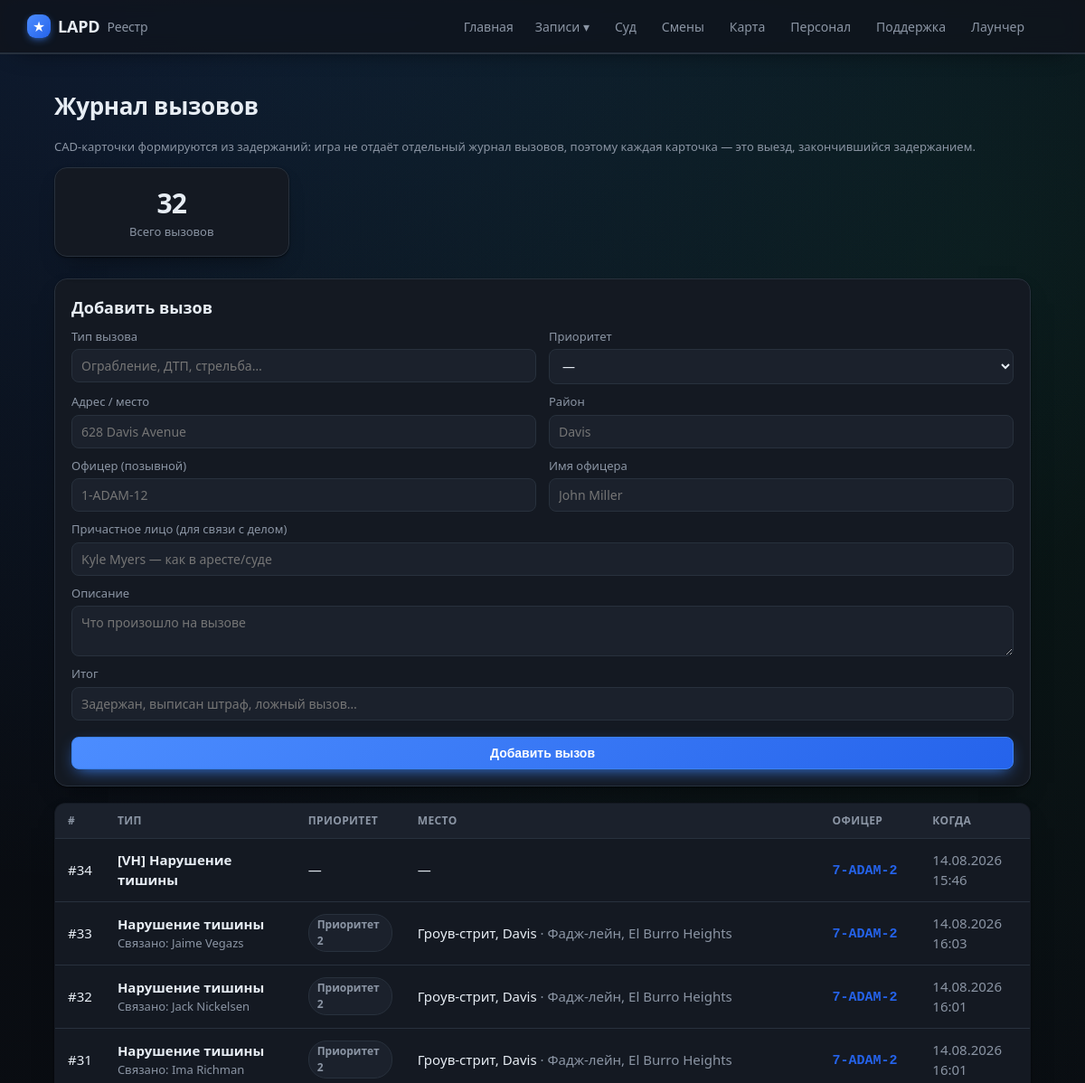
Page /callouts (upper part) on the earlier database version.
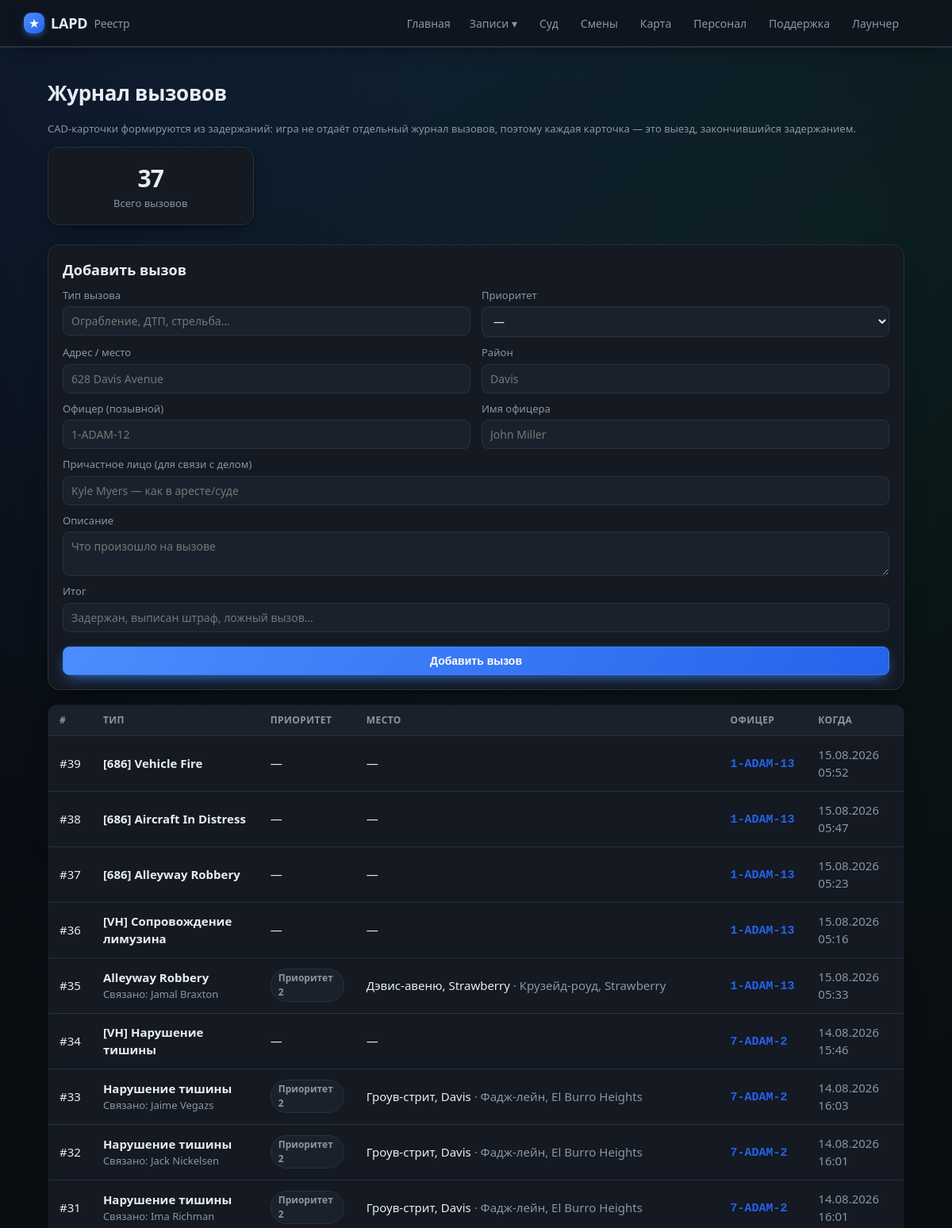
Same page on the later database version.
### tables this page shows
CREATE TABLE callouts (
                id INTEGER PRIMARY KEY AUTOINCREMENT,
                external_id TEXT UNIQUE,
                officer_id INTEGER,
                callout_type TEXT,
                priority TEXT,
                location TEXT,
                zone TEXT,
                description TEXT,
                outcome TEXT,
                occurred_at TEXT
            , suspect_name TEXT, pos_x REAL, pos_y REAL);

CREATE TABLE officers (
                id INTEGER PRIMARY KEY AUTOINCREMENT,
                callsign TEXT UNIQUE NOT NULL,
                name TEXT
            , current_status TEXT, status_since TEXT, rank TEXT, department TEXT, discord TEXT, is_admin INTEGER);

### app/main.py (the view, shortened to what this page needs)
@app.route("/callouts", methods=["GET", "POST"])
def callouts():
    is_static = os.environ.get("STATIC_EXPORT") == "1"
    officers = db.list_officers_with_stats()
    return render_template("callouts.html", callouts=db.list_callouts(300), officers=officers)

### app/db.py (called while the page is built)
def fmt_dt(iso):
    try:
        dt = datetime.datetime.fromisoformat(iso)
        return dt.strftime("%d.%m.%Y %H:%M")
    except Exception:
        return iso or "—"

@contextmanager
def get_conn():
    conn = sqlite3.connect(config.DB_PATH)
    conn.row_factory = sqlite3.Row
    try:
        yield conn
        conn.commit()
    finally:
        conn.close()

def status_info(code):
    return DUTY_STATUS.get(code, {"ru": "Не на службе", "cls": "off"})

def _row_to_callout(r):
    d = dict(r)
    d["priority_ru"] = CALLOUT_PRIORITY_RU.get(r["priority"], r["priority"] or "—")
    d["occurred_fmt"] = fmt_dt(r["occurred_at"]) if r["occurred_at"] else "—"
    ext = r["external_id"] or str(r["id"])
    try:
        num = int("".join(ch for ch in ext if ch.isdigit())[:8] or "0") % 900000 + 100000
    except Exception:
        num = 100000 + (r["id"] or 0)
    d["callout_no"] = f"CAD-{num}"
    return d

def list_callouts(limit=200, officer_id=None, real_only=False):
    q = """SELECT callouts.*, officers.callsign, officers.name AS officer_name
           FROM callouts LEFT JOIN officers ON officers.id = callouts.officer_id"""
    params, where = [], []
    if officer_id:
        where.append("callouts.officer_id=?"); params.append(officer_id)
    if real_only:
        where.append(f"NOT ({MIRROR_CALLOUT})")
    if where:
        q += " WHERE " + " AND ".join(where)
    q += " ORDER BY callouts.id DESC LIMIT ?"; params.append(limit)
    with get_conn() as c:
        return [_row_to_callout(r) for r in c.execute(q, params).fetchall()]

def staff_label(value):
    return STAFF_LABELS.get(value, value)

### app/main.py (called while the page is built)
@app.context_processor
def inject_globals():
    return {"community": config.COMMUNITY_NAME, "STATUS_RU": db.STATUS_RU,
            "staff_label": db.staff_label,
            "static_export": os.environ.get("STATIC_EXPORT") == "1",
            "build_id": time.strftime("%Y%m%d")}

### app/templates/callouts.html (shortened to what this page needs)
{% extends "base.html" %}
{% block content %}
<h1>Журнал вызовов</h1>
<p class="muted small">CAD-карточки формируются из задержаний: игра не отдаёт отдельный журнал вызовов,
  поэтому каждая карточка — это выезд, закончившийся задержанием.</p>
<section class="stats">
  <div class="stat"><div class="num">{{ callouts|length }}</div><div class="lbl">Всего вызовов</div></div>
</section>
{% if not static_export %}
<div class="card" style="margin-bottom:18px">
  <h2 style="margin-top:0">Добавить вызов</h2>
  <form method="post" class="callout-form">
    <div class="cf-row">
      <label>Тип вызова
        <input name="callout_type" list="ctypes" placeholder="Ограбление, ДТП, стрельба…" required></label>
      <label>Приоритет
        <select name="priority">
          <option value="">—</option>
        </select></label>
    </div>
    <div class="cf-row">
      <label>Адрес / место<input name="location" placeholder="628 Davis Avenue"></label>
      <label>Район<input name="zone" placeholder="Davis"></label>
    </div>
    <div class="cf-row">
      <label>Офицер (позывной)
        <input name="callsign" list="offs" placeholder="1-ADAM-12"></label>
      <label>Имя офицера<input name="officer_name" placeholder="John Miller"></label>
    </div>
    <label>Причастное лицо (для связи с делом)
      <input name="suspect_name" placeholder="Kyle Myers — как в аресте/суде"></label>
    <label>Описание<textarea name="description" rows="2" placeholder="Что произошло на вызове"></textarea></label>
    <label>Итог<input name="outcome" placeholder="Задержан, выписан штраф, ложный вызов…"></label>
    <button class="btn primary" type="submit">Добавить вызов</button>
  </form>
</div>
{% endif %}
{% if callouts %}
<table class="tbl">
  <thead><tr><th>#</th><th>Тип</th><th>Приоритет</th><th>Место</th><th>Офицер</th><th>Когда</th></tr></thead>
  <tbody>
  {% for c in callouts %}
    <tr onclick="location='{{ url_for('callout_view', cid=c.id) }}'">
      <td><a class="row-link" href="{{ url_for('callout_view', cid=c.id) }}" onclick="event.stopPropagation()">#{{ c.id }}</a></td>
      <td><b>{{ c.callout_type or '—' }}</b>
        {% if c.suspect_name %}<div class="muted small">Связано: <a href="{{ url_for('file_view', name=c.suspect_name) }}" onclick="event.stopPropagation()">{{ c.suspect_name }}</a></div>{% endif %}</td>
      <td>{% if c.priority %}<span class="tag {{ 'wanted' if c.priority=='1' }}">{{ c.priority_ru }}</span>{% else %}—{% endif %}</td>
      <td>{% if c.location or c.zone %}<a href="{{ url_for('game_map', zone=c.zone or c.location) }}" onclick="event.stopPropagation()">{{ c.location or c.zone }}</a>{% if c.zone and c.location %} <span class="muted">· {{ c.zone }}</span>{% endif %}{% else %}—{% endif %}</td>
      <td>{% if c.callsign %}<a class="cs" href="{{ url_for('officer_view', callsign=c.callsign) }}" onclick="event.stopPropagation()">{{ c.callsign }}</a>{% else %}—{% endif %}</td>
      <td class="muted">{{ c.occurred_fmt }}</td>
    </tr>
  {% endfor %}
  </tbody>
</table>
{% else %}
  <p class="empty">Вызовов пока нет<span class="empty-sub">Появятся после игры.{% if not static_export %} Или добавь первый через форму выше.{% endif %}</span></p>
{% endif %}
{% endblock %}

### app/templates/base.html (shortened to what this page needs)
<!doctype html>
<html lang="ru">
<head>
  <link rel="stylesheet" href="{{ url_for('static', filename='style.css') }}">
</head>
<body>
  <header class="topbar">
    <div class="wrap">
      <a class="brand" href="{{ url_for('index') }}">
        <span class="badge">★</span> {{ community }} <span class="sub">Реестр</span>
      </a>
      <nav>
        <a class="{% if request.endpoint == 'index' %}active{% endif %}" href="{{ url_for('index') }}">Главная</a>
        <div class="nav-drop">
          <span class="nav-drop-t">Записи ▾</span>
        </div>
        <a class="{% if request.endpoint == 'court' %}active{% endif %}" href="{{ url_for('court') }}">Суд</a>
        <a class="{% if request.endpoint == 'shifts' %}active{% endif %}" href="{{ url_for('shifts') }}">Смены</a>
        <a class="{% if request.endpoint == 'game_map' %}active{% endif %}" href="{{ url_for('game_map') }}">Карта</a>
        <a class="{% if request.endpoint == 'staff' %}active{% endif %}" href="{{ url_for('staff') }}">Персонал</a>
        <a class="{% if request.endpoint == 'support' %}active{% endif %}" href="{{ url_for('support') }}">Поддержка</a>
        <a class="{% if request.endpoint in ['launcher_page','register'] %}active{% endif %}" href="{{ url_for('launcher_page') }}">Лаунчер</a>
      </nav>
    </div>
  </header>
  <main class="wrap">
    {% block content %}{% endblock %}
  </main>
</body>
</html>

Differences in the rows shown:
added callouts: id "39", callout_type "[686] Vehicle Fire", callsign "1-ADAM-13", occurred_fmt "15.08.2026 05:52"
added callouts: id "38", callout_type "[686] Aircraft In Distress", callsign "1-ADAM-13", occurred_fmt "15.08.2026 05:47"
added callouts: id "37", callout_type "[686] Alleyway Robbery", callsign "1-ADAM-13", occurred_fmt "15.08.2026 05:23"
added callouts: id "36", callout_type "[VH] Сопровождение лимузина", callsign "1-ADAM-13", occurred_fmt "15.08.2026 05:16"
added callouts: id "35", callout_type "Alleyway Robbery", suspect_name "Jamal Braxton", priority_ru "Приоритет 2", location "Дэвис-авеню, Strawberry", zone "Крузейд-роуд, Strawberry", callsign "1-ADAM-13", occurred_fmt "15.08.2026 05:33"
Other differences:
{{ callouts|length }}: "32" → "37"
